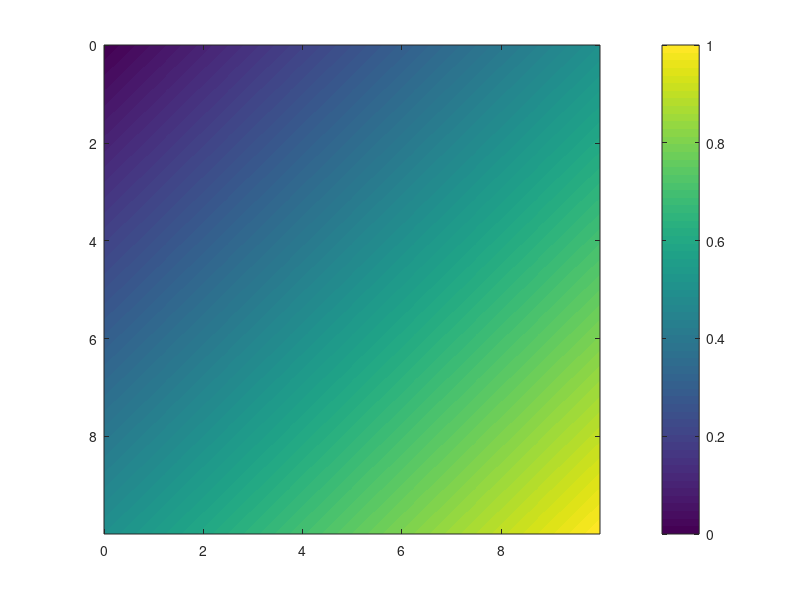

The MATLAB script that drew this image:

clear all;

clc;

x = [0:0.01:10-0.01];

y = [0:0.01:10-0.01];

m = length(x);        % length of variable x %

n = length(y);        % length of variable y %

for i = [1:m];
    
    for j = [1:n];
        
        f(i,j) = x(i) + y(j);
        
    end;
    
end;

for i = [1:m]
    
    for j = [1:n]
        
f_max = max(f(i,j));  % normalise the data %

    end;
end;

imagesc(x,y',f/f_max);

colorbar;
